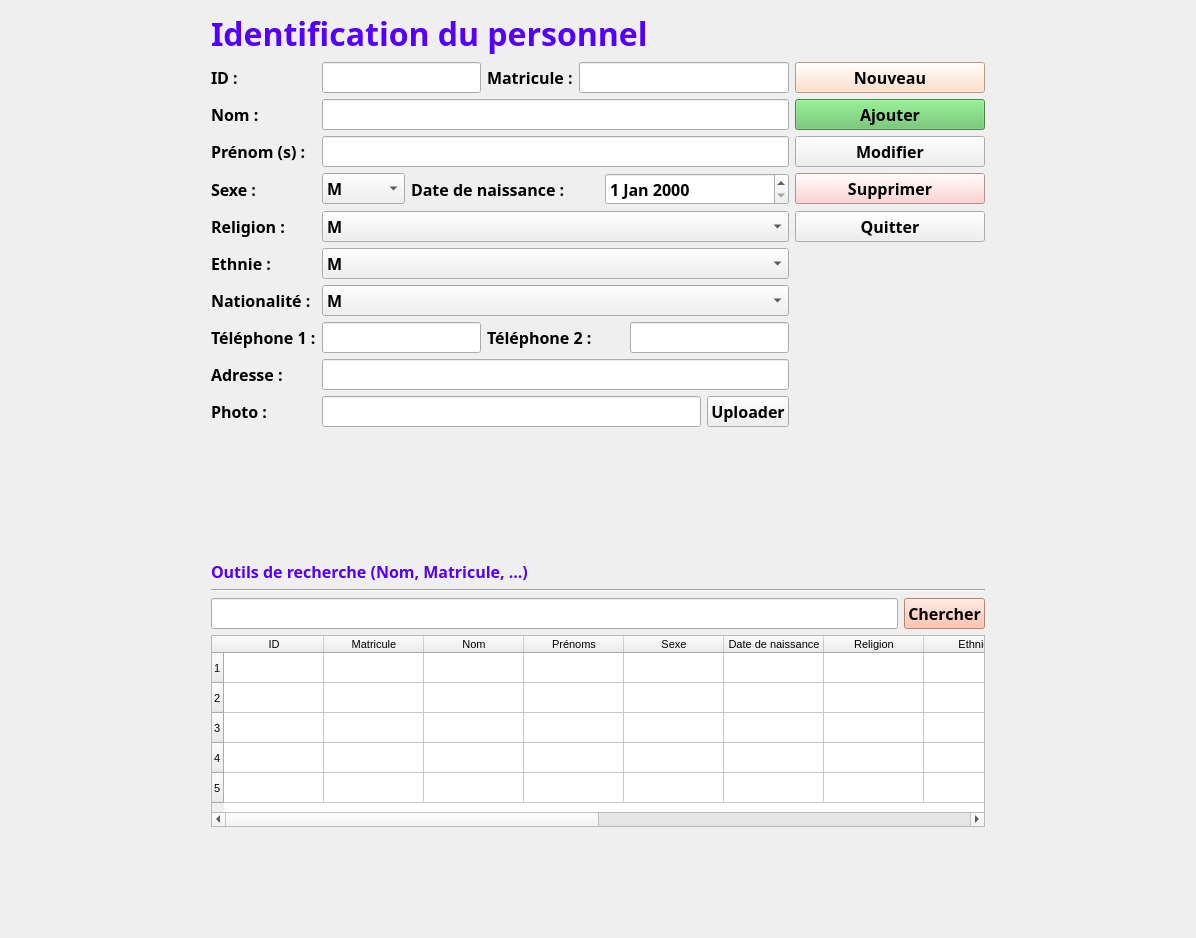
<?xml version="1.0" encoding="UTF-8"?>
<ui version="4.0">
 <class>FenetrePersonnel</class>
 <widget class="QWidget" name="FenetrePersonnel">
  <property name="geometry">
   <rect>
    <x>0</x>
    <y>0</y>
    <width>1196</width>
    <height>938</height>
   </rect>
  </property>
  <property name="windowTitle">
   <string>Form</string>
  </property>
  <layout class="QGridLayout" name="gridLayout_2">
   <item row="0" column="0">
    <layout class="QGridLayout" name="gridLayout">
     <property name="leftMargin">
      <number>200</number>
     </property>
     <property name="rightMargin">
      <number>200</number>
     </property>
     <property name="bottomMargin">
      <number>100</number>
     </property>
     <item row="8" column="8">
      <spacer name="horizontalSpacer">
       <property name="orientation">
        <enum>Qt::Horizontal</enum>
       </property>
       <property name="sizeHint" stdset="0">
        <size>
         <width>40</width>
         <height>20</height>
        </size>
       </property>
      </spacer>
     </item>
     <item row="4" column="0">
      <widget class="QLabel" name="label_7">
       <property name="font">
        <font>
         <family>Corbel</family>
         <pointsize>12</pointsize>
         <weight>75</weight>
         <bold>true</bold>
        </font>
       </property>
       <property name="text">
        <string>Sexe :</string>
       </property>
      </widget>
     </item>
     <item row="1" column="1" colspan="2">
      <widget class="QLineEdit" name="txt_id">
       <property name="font">
        <font>
         <family>Corbel</family>
         <pointsize>12</pointsize>
         <weight>75</weight>
         <bold>true</bold>
        </font>
       </property>
       <property name="styleSheet">
        <string notr="true">border-bottom-color: rgb(0, 0, 0);</string>
       </property>
      </widget>
     </item>
     <item row="1" column="3">
      <widget class="QLabel" name="label_5">
       <property name="font">
        <font>
         <family>Corbel</family>
         <pointsize>12</pointsize>
         <weight>75</weight>
         <bold>true</bold>
        </font>
       </property>
       <property name="text">
        <string>Matricule :</string>
       </property>
      </widget>
     </item>
     <item row="0" column="0" colspan="8">
      <widget class="QLabel" name="label_2">
       <property name="font">
        <font>
         <family>Corbel</family>
         <pointsize>24</pointsize>
         <weight>75</weight>
         <bold>true</bold>
        </font>
       </property>
       <property name="styleSheet">
        <string notr="true">color: rgb(85, 0, 255);</string>
       </property>
       <property name="text">
        <string>Identification du personnel</string>
       </property>
      </widget>
     </item>
     <item row="1" column="0">
      <widget class="QLabel" name="label_3">
       <property name="font">
        <font>
         <family>Corbel</family>
         <pointsize>12</pointsize>
         <weight>75</weight>
         <bold>true</bold>
        </font>
       </property>
       <property name="text">
        <string>ID :</string>
       </property>
      </widget>
     </item>
     <item row="1" column="4" colspan="4">
      <widget class="QLineEdit" name="txt_matricule">
       <property name="font">
        <font>
         <family>Corbel</family>
         <pointsize>12</pointsize>
         <weight>75</weight>
         <bold>true</bold>
        </font>
       </property>
       <property name="styleSheet">
        <string notr="true">border-bottom-color: rgb(0, 0, 0);</string>
       </property>
      </widget>
     </item>
     <item row="2" column="1" colspan="7">
      <widget class="QLineEdit" name="txt_id_2">
       <property name="font">
        <font>
         <family>Corbel</family>
         <pointsize>12</pointsize>
         <weight>75</weight>
         <bold>true</bold>
        </font>
       </property>
       <property name="styleSheet">
        <string notr="true">border-bottom-color: rgb(0, 0, 0);</string>
       </property>
      </widget>
     </item>
     <item row="1" column="8" colspan="2">
      <widget class="QPushButton" name="btn_chercher_6">
       <property name="minimumSize">
        <size>
         <width>2</width>
         <height>0</height>
        </size>
       </property>
       <property name="font">
        <font>
         <family>Corbel</family>
         <pointsize>12</pointsize>
         <weight>75</weight>
         <bold>true</bold>
        </font>
       </property>
       <property name="styleSheet">
        <string notr="true">background-color: rgb(255, 216, 187);</string>
       </property>
       <property name="text">
        <string>Nouveau</string>
       </property>
      </widget>
     </item>
     <item row="2" column="0">
      <widget class="QLabel" name="label_4">
       <property name="font">
        <font>
         <family>Corbel</family>
         <pointsize>12</pointsize>
         <weight>75</weight>
         <bold>true</bold>
        </font>
       </property>
       <property name="text">
        <string>Nom :</string>
       </property>
      </widget>
     </item>
     <item row="2" column="8" colspan="2">
      <widget class="QPushButton" name="btn_chercher_5">
       <property name="minimumSize">
        <size>
         <width>2</width>
         <height>0</height>
        </size>
       </property>
       <property name="font">
        <font>
         <family>Corbel</family>
         <pointsize>12</pointsize>
         <weight>75</weight>
         <bold>true</bold>
        </font>
       </property>
       <property name="styleSheet">
        <string notr="true">background-color: rgb(99, 193, 99);</string>
       </property>
       <property name="text">
        <string>Ajouter</string>
       </property>
      </widget>
     </item>
     <item row="3" column="8" colspan="2">
      <widget class="QPushButton" name="btn_chercher_4">
       <property name="minimumSize">
        <size>
         <width>2</width>
         <height>0</height>
        </size>
       </property>
       <property name="font">
        <font>
         <family>Corbel</family>
         <pointsize>12</pointsize>
         <weight>75</weight>
         <bold>true</bold>
        </font>
       </property>
       <property name="styleSheet">
        <string notr="true"/>
       </property>
       <property name="text">
        <string>Modifier</string>
       </property>
      </widget>
     </item>
     <item row="3" column="0">
      <widget class="QLabel" name="label_6">
       <property name="font">
        <font>
         <family>Corbel</family>
         <pointsize>12</pointsize>
         <weight>75</weight>
         <bold>true</bold>
        </font>
       </property>
       <property name="text">
        <string>Prénom (s) :</string>
       </property>
      </widget>
     </item>
     <item row="3" column="1" colspan="7">
      <widget class="QLineEdit" name="txt_id_3">
       <property name="font">
        <font>
         <family>Corbel</family>
         <pointsize>12</pointsize>
         <weight>75</weight>
         <bold>true</bold>
        </font>
       </property>
       <property name="styleSheet">
        <string notr="true">border-bottom-color: rgb(0, 0, 0);</string>
       </property>
      </widget>
     </item>
     <item row="4" column="2" colspan="3">
      <widget class="QLabel" name="label_8">
       <property name="font">
        <font>
         <family>Corbel</family>
         <pointsize>12</pointsize>
         <weight>75</weight>
         <bold>true</bold>
        </font>
       </property>
       <property name="text">
        <string>Date de naissance :</string>
       </property>
      </widget>
     </item>
     <item row="4" column="5" colspan="3">
      <widget class="QDateEdit" name="dateEdit_date_naissance">
       <property name="font">
        <font>
         <family>Corbel</family>
         <pointsize>12</pointsize>
         <weight>75</weight>
         <bold>true</bold>
        </font>
       </property>
      </widget>
     </item>
     <item row="4" column="1">
      <widget class="QComboBox" name="comboBox_sexe">
       <property name="font">
        <font>
         <family>Corbel</family>
         <pointsize>12</pointsize>
         <weight>75</weight>
         <bold>true</bold>
        </font>
       </property>
       <property name="styleSheet">
        <string notr="true">border-bottom-color: rgb(0, 0, 0);</string>
       </property>
       <item>
        <property name="text">
         <string>M</string>
        </property>
       </item>
       <item>
        <property name="text">
         <string>F</string>
        </property>
       </item>
       <item>
        <property name="text">
         <string>Autres</string>
        </property>
       </item>
      </widget>
     </item>
     <item row="4" column="8" colspan="2">
      <widget class="QPushButton" name="btn_chercher_3">
       <property name="minimumSize">
        <size>
         <width>2</width>
         <height>0</height>
        </size>
       </property>
       <property name="font">
        <font>
         <family>Corbel</family>
         <pointsize>12</pointsize>
         <weight>75</weight>
         <bold>true</bold>
        </font>
       </property>
       <property name="styleSheet">
        <string notr="true">background-color: rgb(255, 197, 197);</string>
       </property>
       <property name="text">
        <string>Supprimer</string>
       </property>
      </widget>
     </item>
     <item row="5" column="0">
      <widget class="QLabel" name="label_11">
       <property name="font">
        <font>
         <family>Corbel</family>
         <pointsize>12</pointsize>
         <weight>75</weight>
         <bold>true</bold>
        </font>
       </property>
       <property name="text">
        <string>Religion :</string>
       </property>
      </widget>
     </item>
     <item row="6" column="0">
      <widget class="QLabel" name="label_9">
       <property name="font">
        <font>
         <family>Corbel</family>
         <pointsize>12</pointsize>
         <weight>75</weight>
         <bold>true</bold>
        </font>
       </property>
       <property name="text">
        <string>Ethnie :</string>
       </property>
      </widget>
     </item>
     <item row="5" column="8" colspan="2">
      <widget class="QPushButton" name="btn_chercher_2">
       <property name="minimumSize">
        <size>
         <width>2</width>
         <height>0</height>
        </size>
       </property>
       <property name="font">
        <font>
         <family>Corbel</family>
         <pointsize>12</pointsize>
         <weight>75</weight>
         <bold>true</bold>
        </font>
       </property>
       <property name="styleSheet">
        <string notr="true"/>
       </property>
       <property name="text">
        <string>Quitter</string>
       </property>
      </widget>
     </item>
     <item row="5" column="1" colspan="7">
      <widget class="QComboBox" name="comboBox_religion">
       <property name="font">
        <font>
         <family>Corbel</family>
         <pointsize>12</pointsize>
         <weight>75</weight>
         <bold>true</bold>
        </font>
       </property>
       <property name="styleSheet">
        <string notr="true">border-bottom-color: rgb(0, 0, 0);</string>
       </property>
       <item>
        <property name="text">
         <string>M</string>
        </property>
       </item>
       <item>
        <property name="text">
         <string>F</string>
        </property>
       </item>
       <item>
        <property name="text">
         <string>Autres</string>
        </property>
       </item>
      </widget>
     </item>
     <item row="6" column="1" colspan="7">
      <widget class="QComboBox" name="comboBox_ethnie">
       <property name="font">
        <font>
         <family>Corbel</family>
         <pointsize>12</pointsize>
         <weight>75</weight>
         <bold>true</bold>
        </font>
       </property>
       <property name="styleSheet">
        <string notr="true">border-bottom-color: rgb(0, 0, 0);</string>
       </property>
       <item>
        <property name="text">
         <string>M</string>
        </property>
       </item>
       <item>
        <property name="text">
         <string>F</string>
        </property>
       </item>
       <item>
        <property name="text">
         <string>Autres</string>
        </property>
       </item>
      </widget>
     </item>
     <item row="7" column="0">
      <widget class="QLabel" name="label_10">
       <property name="font">
        <font>
         <family>Corbel</family>
         <pointsize>12</pointsize>
         <weight>75</weight>
         <bold>true</bold>
        </font>
       </property>
       <property name="text">
        <string>Nationalité :</string>
       </property>
      </widget>
     </item>
     <item row="8" column="1" colspan="2">
      <widget class="QLineEdit" name="txt_telephone1">
       <property name="font">
        <font>
         <family>Corbel</family>
         <pointsize>12</pointsize>
         <weight>75</weight>
         <bold>true</bold>
        </font>
       </property>
       <property name="styleSheet">
        <string notr="true">border-bottom-color: rgb(0, 0, 0);</string>
       </property>
      </widget>
     </item>
     <item row="7" column="1" colspan="7">
      <widget class="QComboBox" name="comboBox_nationalite">
       <property name="font">
        <font>
         <family>Corbel</family>
         <pointsize>12</pointsize>
         <weight>75</weight>
         <bold>true</bold>
        </font>
       </property>
       <property name="styleSheet">
        <string notr="true">border-bottom-color: rgb(0, 0, 0);</string>
       </property>
       <item>
        <property name="text">
         <string>M</string>
        </property>
       </item>
       <item>
        <property name="text">
         <string>F</string>
        </property>
       </item>
       <item>
        <property name="text">
         <string>Autres</string>
        </property>
       </item>
      </widget>
     </item>
     <item row="8" column="0">
      <widget class="QLabel" name="label_13">
       <property name="font">
        <font>
         <family>Corbel</family>
         <pointsize>12</pointsize>
         <weight>75</weight>
         <bold>true</bold>
        </font>
       </property>
       <property name="text">
        <string>Téléphone 1 :</string>
       </property>
      </widget>
     </item>
     <item row="8" column="3" colspan="3">
      <widget class="QLabel" name="label_12">
       <property name="font">
        <font>
         <family>Corbel</family>
         <pointsize>12</pointsize>
         <weight>75</weight>
         <bold>true</bold>
        </font>
       </property>
       <property name="text">
        <string>Téléphone 2 :</string>
       </property>
      </widget>
     </item>
     <item row="9" column="0">
      <widget class="QLabel" name="label_15">
       <property name="font">
        <font>
         <family>Corbel</family>
         <pointsize>12</pointsize>
         <weight>75</weight>
         <bold>true</bold>
        </font>
       </property>
       <property name="text">
        <string>Adresse :</string>
       </property>
      </widget>
     </item>
     <item row="8" column="6" colspan="2">
      <widget class="QLineEdit" name="txt_telephone2">
       <property name="font">
        <font>
         <family>Corbel</family>
         <pointsize>12</pointsize>
         <weight>75</weight>
         <bold>true</bold>
        </font>
       </property>
       <property name="styleSheet">
        <string notr="true">border-bottom-color: rgb(0, 0, 0);</string>
       </property>
      </widget>
     </item>
     <item row="9" column="1" colspan="7">
      <widget class="QLineEdit" name="txt_adresse">
       <property name="font">
        <font>
         <family>Corbel</family>
         <pointsize>12</pointsize>
         <weight>75</weight>
         <bold>true</bold>
        </font>
       </property>
       <property name="styleSheet">
        <string notr="true">border-bottom-color: rgb(0, 0, 0);</string>
       </property>
      </widget>
     </item>
     <item row="10" column="0">
      <widget class="QLabel" name="label_14">
       <property name="font">
        <font>
         <family>Corbel</family>
         <pointsize>12</pointsize>
         <weight>75</weight>
         <bold>true</bold>
        </font>
       </property>
       <property name="text">
        <string>Photo :</string>
       </property>
      </widget>
     </item>
     <item row="10" column="1" colspan="6">
      <widget class="QLineEdit" name="txt_photo">
       <property name="font">
        <font>
         <family>Corbel</family>
         <pointsize>12</pointsize>
         <weight>75</weight>
         <bold>true</bold>
        </font>
       </property>
       <property name="styleSheet">
        <string notr="true">border-bottom-color: rgb(0, 0, 0);</string>
       </property>
      </widget>
     </item>
     <item row="10" column="7">
      <widget class="QPushButton" name="btn_uploader">
       <property name="font">
        <font>
         <family>Corbel</family>
         <pointsize>12</pointsize>
         <weight>75</weight>
         <bold>true</bold>
        </font>
       </property>
       <property name="text">
        <string>Uploader</string>
       </property>
      </widget>
     </item>
     <item row="13" column="0" colspan="10">
      <widget class="Line" name="line">
       <property name="minimumSize">
        <size>
         <width>2</width>
         <height>0</height>
        </size>
       </property>
       <property name="orientation">
        <enum>Qt::Horizontal</enum>
       </property>
      </widget>
     </item>
     <item row="14" column="0" colspan="9">
      <widget class="QLineEdit" name="txt_chercher">
       <property name="minimumSize">
        <size>
         <width>2</width>
         <height>0</height>
        </size>
       </property>
       <property name="font">
        <font>
         <family>Corbel</family>
         <pointsize>12</pointsize>
         <weight>50</weight>
         <bold>false</bold>
        </font>
       </property>
       <property name="styleSheet">
        <string notr="true">border-bottom-color: rgb(0, 0, 0);</string>
       </property>
      </widget>
     </item>
     <item row="12" column="0" colspan="8">
      <widget class="QLabel" name="label_16">
       <property name="font">
        <font>
         <family>Corbel</family>
         <pointsize>12</pointsize>
         <weight>75</weight>
         <bold>true</bold>
        </font>
       </property>
       <property name="styleSheet">
        <string notr="true">color: rgb(85, 0, 255);</string>
       </property>
       <property name="text">
        <string>Outils de recherche (Nom, Matricule, ...)</string>
       </property>
      </widget>
     </item>
     <item row="14" column="9">
      <widget class="QPushButton" name="btn_chercher">
       <property name="minimumSize">
        <size>
         <width>2</width>
         <height>0</height>
        </size>
       </property>
       <property name="font">
        <font>
         <family>Corbel</family>
         <pointsize>12</pointsize>
         <weight>75</weight>
         <bold>true</bold>
        </font>
       </property>
       <property name="styleSheet">
        <string notr="true">background-color: rgb(255, 179, 153);</string>
       </property>
       <property name="text">
        <string>Chercher</string>
       </property>
      </widget>
     </item>
     <item row="15" column="0" colspan="10">
      <widget class="QTableWidget" name="tableWidget">
       <property name="minimumSize">
        <size>
         <width>2</width>
         <height>0</height>
        </size>
       </property>
       <property name="font">
        <font>
         <pointsize>8</pointsize>
        </font>
       </property>
       <row>
        <property name="text">
         <string>1</string>
        </property>
       </row>
       <row>
        <property name="text">
         <string>2</string>
        </property>
       </row>
       <row>
        <property name="text">
         <string>3</string>
        </property>
       </row>
       <row>
        <property name="text">
         <string>4</string>
        </property>
       </row>
       <row>
        <property name="text">
         <string>5</string>
        </property>
       </row>
       <column>
        <property name="text">
         <string>ID</string>
        </property>
       </column>
       <column>
        <property name="text">
         <string>Matricule</string>
        </property>
       </column>
       <column>
        <property name="text">
         <string>Nom</string>
        </property>
       </column>
       <column>
        <property name="text">
         <string>Prénoms</string>
        </property>
       </column>
       <column>
        <property name="text">
         <string>Sexe</string>
        </property>
       </column>
       <column>
        <property name="text">
         <string>Date de naissance</string>
        </property>
       </column>
       <column>
        <property name="text">
         <string>Religion</string>
        </property>
       </column>
       <column>
        <property name="text">
         <string>Ethnie</string>
        </property>
       </column>
       <column>
        <property name="text">
         <string>Nationalité</string>
        </property>
       </column>
       <column>
        <property name="text">
         <string>Téléphone 1</string>
        </property>
       </column>
       <column>
        <property name="text">
         <string>Téléphone 2</string>
        </property>
       </column>
       <column>
        <property name="text">
         <string>Adresse</string>
        </property>
       </column>
       <column>
        <property name="text">
         <string>Photo</string>
        </property>
       </column>
       <column>
        <property name="text">
         <string>Date de modification</string>
        </property>
       </column>
      </widget>
     </item>
     <item row="11" column="0">
      <spacer name="verticalSpacer">
       <property name="orientation">
        <enum>Qt::Vertical</enum>
       </property>
       <property name="sizeHint" stdset="0">
        <size>
         <width>20</width>
         <height>40</height>
        </size>
       </property>
      </spacer>
     </item>
    </layout>
   </item>
  </layout>
 </widget>
 <resources/>
 <connections/>
</ui>
